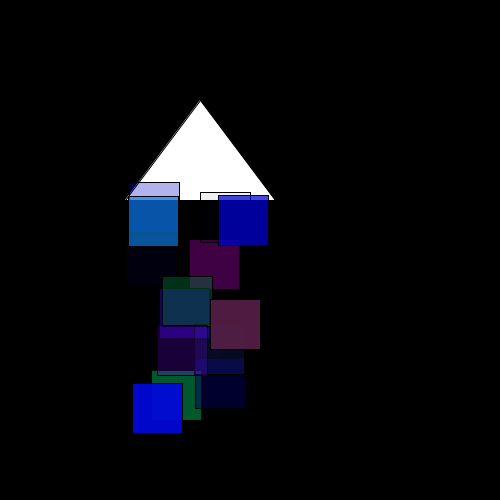
Frame 1 (no input)
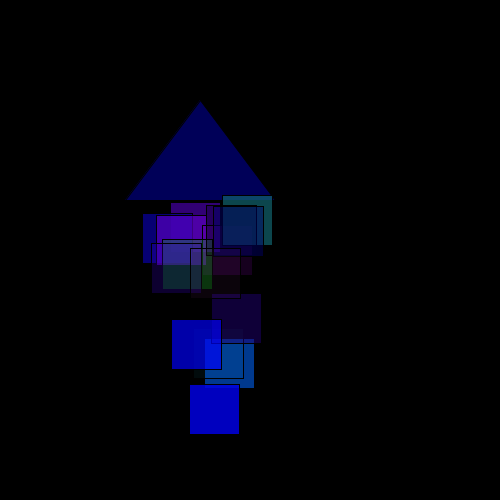
Frame 60 (the mouse pressed at the canvas centre just before this capture)
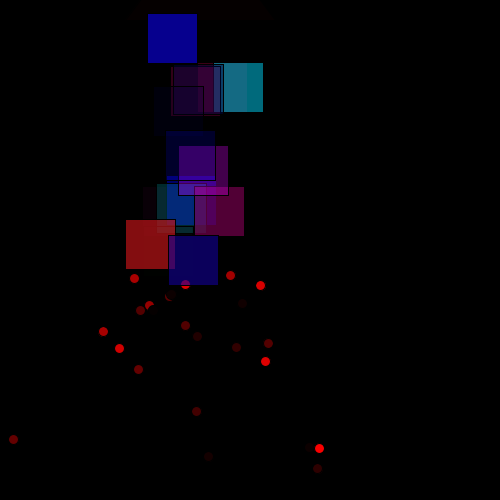
Frame 120 (the mouse held since frame 60 and released just before this capture)

The Processing sketch that drew these frames (run headless with seeded random() and noise(); from frame 60 on, the mouse is pressed at the canvas centre):

// Processing sketch: processing_51570
// ── processing_51570.pde

int randX= 150;
int randY = 350;
int BlastOff = 0;
float topOfRocket = 200;
float bottomOfRocket = 450;
float dy = 0;
float thrustX = 0;
float thrustY = 0;
float BlastRadius = 0;
int bottom = 500;

void setup()
{
  size(500,500);
  background(0);
  rectMode(CENTER);
  ellipseMode(CENTER);
  frameRate(10);
}
void draw()
{
  background(0);
  bottomOfRocket = 450-dy;
  topOfRocket = 200-dy;  
  if(bottomOfRocket > bottom)
  {
    ellipseMode(RADIUS);
    noStroke();
    fill(255,0,0);//Red
    ellipse(200,bottom,BlastRadius,BlastRadius);
    fill(255,160,0);//Orange
    ellipse(200,bottom,BlastRadius*0.7,BlastRadius*0.7);
    fill(255,243,0);//Yellow
    ellipse(200,bottom,BlastRadius*0.5,BlastRadius*0.5);
    BlastRadius += 2;
    topOfRocket = bottom;
    bottomOfRocket = bottom;
    if(BlastRadius > 200)
    {
      noLoop();
      background(0);
    }
  }
  else
  {
    if(mousePressed)
    {
      if(BlastOff == 0)
      {
        BlastOff = 1;
      }
      dy += 3;
      for(int i=0;i<25;i++)
      {    
        thrustX = random(125,275);
        thrustY = random(bottomOfRocket,bottomOfRocket+200);
        fill(random(0,255),0,0);
        ellipse(thrustX + (thrustY-bottomOfRocket)*random(-1.2,1.2),thrustY,10,10);
      }
    }
    else
    {
      if(BlastOff != 0)
      {    
        dy -= 2;
      }
    }
  
    triangle(125,200-dy,275,200-dy,200,100-dy);
    for(int i = 0;i < 15; i++)
    {
      randX= int(random(150,250));
      randY= int(random(topOfRocket,bottomOfRocket));
      fill(sin(random(-1,1))*255,random(-1,1)*255,random(0,255),random(0,255));
      rect(randX,randY,50,50);
    }
  }
}
